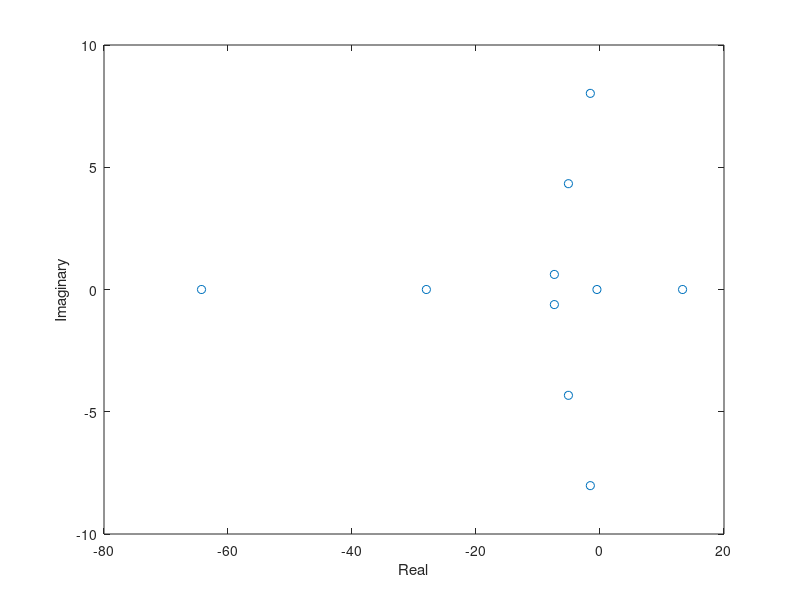

The MATLAB script that drew this image:
% Eigenvalue Search for the Equations of Fiber Spinning
%
%		      Md Fayaz Ahamed
%             February 2021
% ------------------------------------------------------------
clc
tic
%diary on
% 16 digit floating point
format long e
D=21;
%parameters
beta=1.0;ita=1.0;F=1.0;
% N	- number of collocation points -1 (0,..,N)
N = input('Please enter the number of collacation point N you want:');
% collocation points
X = 0:N;
Xa = cos(pi*X/N);
Xb = 0.5*(1.0+Xa(1:N));
% ------------------------------------------------------------

% Chebyshev polynomials
T = zeros(N+1);
DT = zeros(N+1);
%
T(:,1) = 1;
T(:,2) = Xa';
DT(:,1) = 0;
DT(:,2) = 1;
%
for i = 3:N+1
	T(:,i) = 2*Xa'.*T(:,i-1)-T(:,i-2);
	DT(:,i) = 2*T(:,i-1)+2*Xa'.*DT(:,i-1)-DT(:,i-2);
end
T1=T(N+1,:);

% ------------------------------------------------------------
%
% Aim: Find the roots of det(A-B*lambda) = 0
%
Bmatrix = zeros(3*(N+1));
%
% Elements for b-equation
Bmatrix(1:N,1:(N+1)) = T(1:N,:);
Bmatrix((N+1):(N+N),(N+2):(N+N+2)) = T(1:N,:);
%
V=exp((F/4.0*ita)*Xb(1:N));
VD=(F/4.0*ita)*(exp((F/4.0*ita)*Xb(1:N)));
A=exp(-(F/4.0*ita)*Xb(1:N));
AD=(-F/4.0*ita)*(exp(-(F/4.0*ita)*Xb(1:N)));
B=exp(-(F/4.0*ita)*Xb(1:N)) + ((4.0*beta)/F)*(exp(-(F/4.0*ita)*Xb(1:N))).*((exp(-(F/4.0*ita)*Xb(1:N))) - 1.0);
BD=-(F/4.0*ita)*exp(-(F/4.0*ita)*Xb(1:N))-(2.0*beta/ita)*exp(-(F/2.0*ita)*Xb(1:N))+(beta/ita)*exp(-(F/4.0*ita)*Xb(1:N));

%
Vbar=diag(V);
Vbarprime=diag(VD);
Abar=diag(A);
Abarprime=diag(AD);
Bbar=diag(B);
Bbarprime=diag(BD);

% Entiresfor A-matrix
P= 2.0*Vbar*DT(1:N,:)+Vbarprime*T(1:N,:);
Q=Abarprime*T(1:N,:)+2.0*Abar*DT(1:N,:);
R=Bbarprime*T(1:N,:)+2.0*Bbar*DT(1:N,:);
S=2.0*Bbar*Vbarprime-2.0*Bbar*Vbar+(beta/ita)*Abar;
L =3.0*Abar*Vbarprime+1.0-2.0*Vbar*Abarprime-(F/ita);
K =3.0*Abar*Bbar + Abar*Bbarprime + 2.0*Bbar*Abarprime;
ST=S*T(1:N,:);
LT=L*T(1:N,:);
KT=K*T(1:N,:);
%
Amatrix = zeros(3*(N+1));
%
% Equations for determining elements of Amatrix
Amatrix(1:N,1:(N+1)) = -P;
Amatrix(1:N,(N+N+3):(N+N+N+3))= -Q;
Amatrix((N+1):(N+N),1:(N+1))=-(beta/ita)*T(1:N,:);
Amatrix((N+1):(N+N),(N+2):(N+N+2)) = -P; 
Amatrix((N+1):(N+N),(N+N+3):(N+N+N+3))= -R;
Amatrix((2*N+1):(3*N),1:(N+1))=ST;
Amatrix((2*N+1):(3*N),(N+2):(2*N+2)) = LT; 
Amatrix((2*N+1):(3*N),(2*N+3):(3*N+3))=KT;
Amatrix((3*N+1),1:(N+1))=T1; 
Amatrix((3*N+2),(N+2):(2*N+2))=T1; 
Amatrix((3*N+3),(2*N+3):(3*N+3))=T1; 
Amatrix;
% ------------------------------------------------------------
%
% Eigenvalue calculation - filtering
%
eigenvalues = eig(Amatrix,Bmatrix)
plot(eigenvalues,'o')
xlabel('Real')
ylabel('Imaginary')
%
toc
% index = find(finite(eigenvalues));
% result = eigenvalues(index);
% [realparts,ind] = sort(real(result));
% while any(realparts>  0.5*nu*exp(3*nu)/(exp(nu)-1))
% 	ind = ind(1:size(ind)-1);
% 	realparts = realparts(1:size(ind));
% end
% %
% % Array of eigenvalues
% complex_eigenvalues = result(ind)
%
%diary off
%
% ------------------------------------------------------------
% End of code


